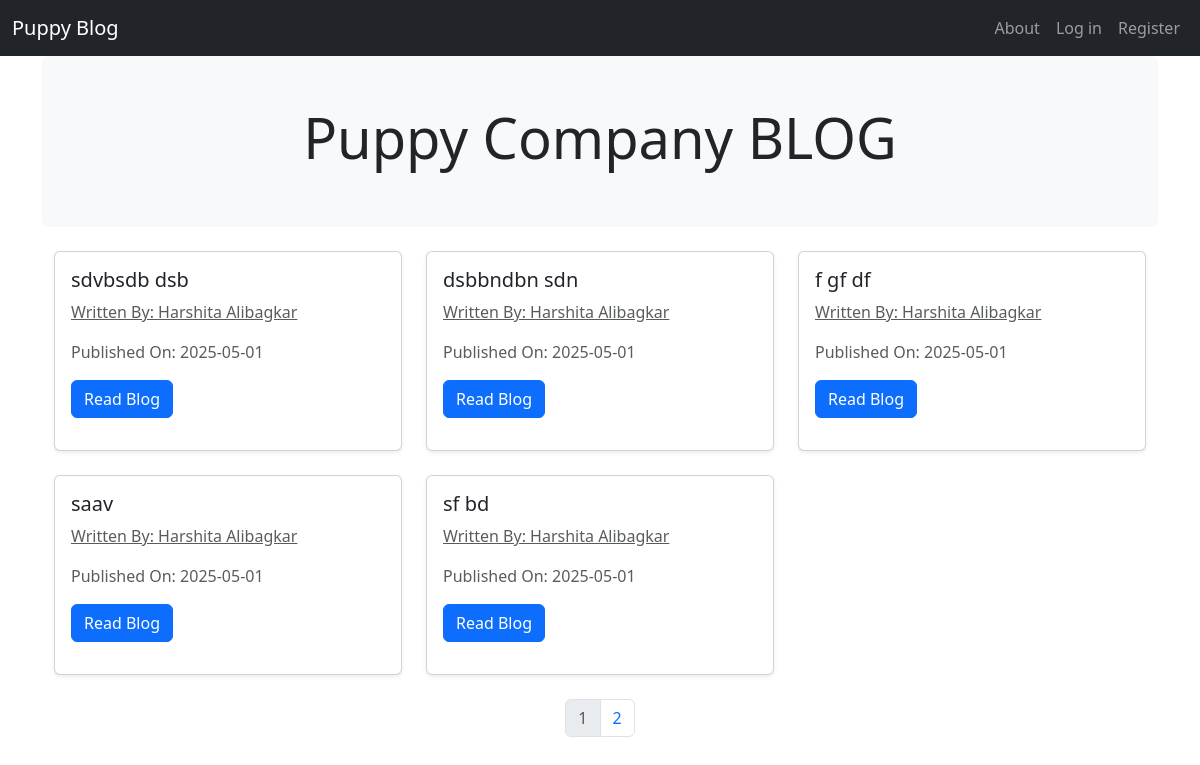
The page / on the database its author committed.
### puppycompanyblog/models.py (models this page shows, shortened)
class BlogPost(db.Model):
    __tablename__ = 'blogs'
    users = db.relationship(User)
    id = db.Column(db.Integer, primary_key=True)
    user_id = db.Column(db.Integer, db.ForeignKey('users.id'), nullable=False)
    date = db.Column(db.DateTime, nullable=False, default=datetime.utcnow)
    title = db.Column(db.String(140), nullable=False)
    text = db.Column(db.Text, nullable=False)

class User(db.Model, UserMixin):
    __tablename__ = 'users'
    id = db.Column(db.Integer, primary_key=True)
    profile_image = db.Column(db.String(64),nullable=False,default='default_profile.jpg')
    email = db.Column(db.String(64), unique=True, index=True)
    username = db.Column(db.String(64), unique=True, index=True)
    password_hash = db.Column(db.String(128))
    Posts = db.relationship('BlogPost', backref='author', lazy=True)

### puppycompanyblog/core/views.py (the view)
@core.route('/')
def index():
    page = request.args.get('page',1,type=int)
    blog_post = BlogPost.query.order_by(BlogPost.date.desc()).paginate(page=page, per_page=5)
    return render_template('index.html', blog_post=blog_post)

### puppycompanyblog/templates/index.html
{% extends 'base.html' %}
{% block content %}
<div class="bg-light p-5 rounded mb-4 text-center">
    <h1 class="display-4">Puppy Company BLOG</h1>
</div>
<div class="container">
    <div class="row row-cols-1 row-cols-md-3 g-4">
        {% for post in blog_post.items %}
            <div class="col">
                <div class="card shadow-sm h-100">
                    <div class="card-body">
                        <h5 class="card-title">
                            <a href="{{ url_for('blog_post.view_post', blog_post_id=post.id) }}" class="text-decoration-none text-dark">{{ post.title }}</a>
                        </h5>
                        <p>
                            <a href="{{ url_for('users.user_posts', username=post.author.username) }}" class="text-muted">
                                Written By: {{ post.author.username }}
                            </a>
                        </p>
                        <p class="text-muted">Published On: {{ post.date.strftime('%Y-%m-%d') }}</p>
                        <p>
                            <a class="btn btn-primary" href="{{ url_for('blog_post.view_post', blog_post_id=post.id) }}">Read Blog</a>
                        </p>
                    </div>
                </div>
            </div>
        {% endfor %}
    </div>
</div>
<nav aria-label="Page navigation example" class="mt-4">
    <ul class="pagination justify-content-center">
        {% for page_num in blog_post.iter_pages(left_edge=1, right_edge=1, left_current=1, right_current=2) %}
            {% if blog_post.page == page_num %}
                <li class="page-item disabled">
                    <a class="page-link" href="{{ url_for('core.index', page=page_num) }}">{{ page_num }}</a>
                </li>
            {% else %}
                <li class="page-item">
                    <a class="page-link" href="{{ url_for('core.index', page=page_num) }}">{{ page_num }}</a>
                </li>
            {% endif %}
        {% endfor %}
    </ul>
</nav>
{% endblock %}

### rows shown on the page
BlogPost: title "sdvbsdb dsb", author.username "Harshita Alibagkar", date "2025-05-01"
BlogPost: title "dsbbndbn sdn", author.username "Harshita Alibagkar", date "2025-05-01"
BlogPost: title "f gf df", author.username "Harshita Alibagkar", date "2025-05-01"
BlogPost: title "saav", author.username "Harshita Alibagkar", date "2025-05-01"
BlogPost: title "sf bd", author.username "Harshita Alibagkar", date "2025-05-01"

### other values the page prints
{{ page_num }} "1"
{{ page_num }} "2"
